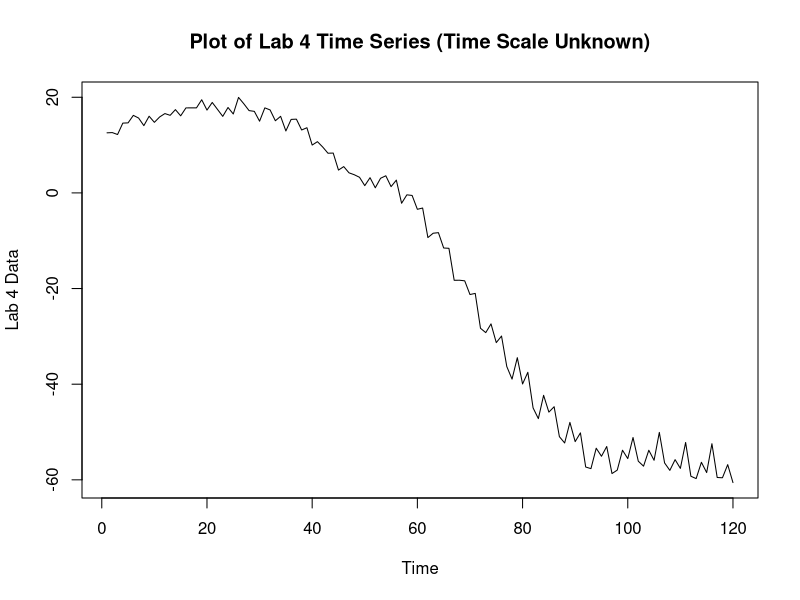
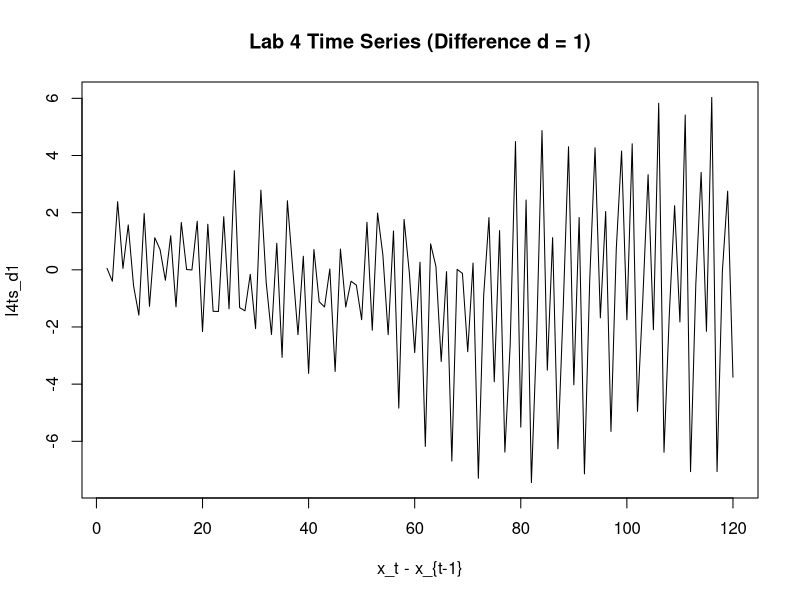
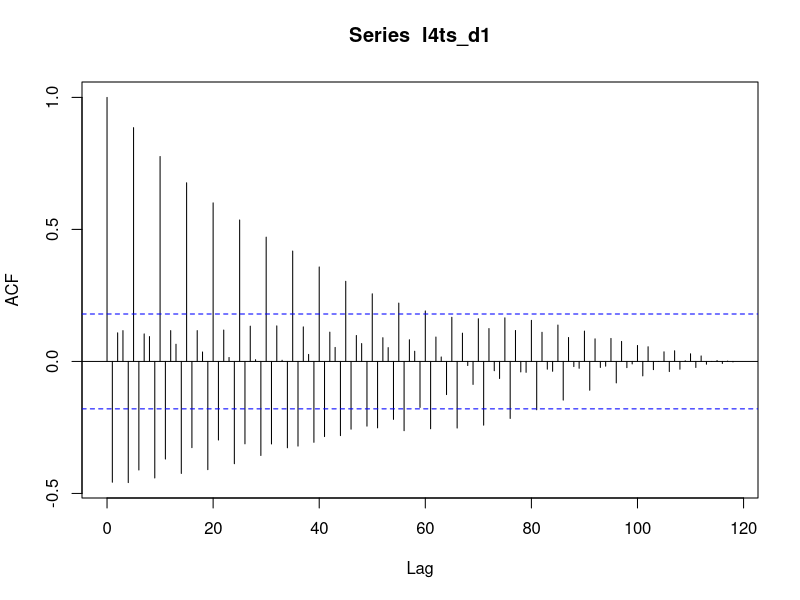
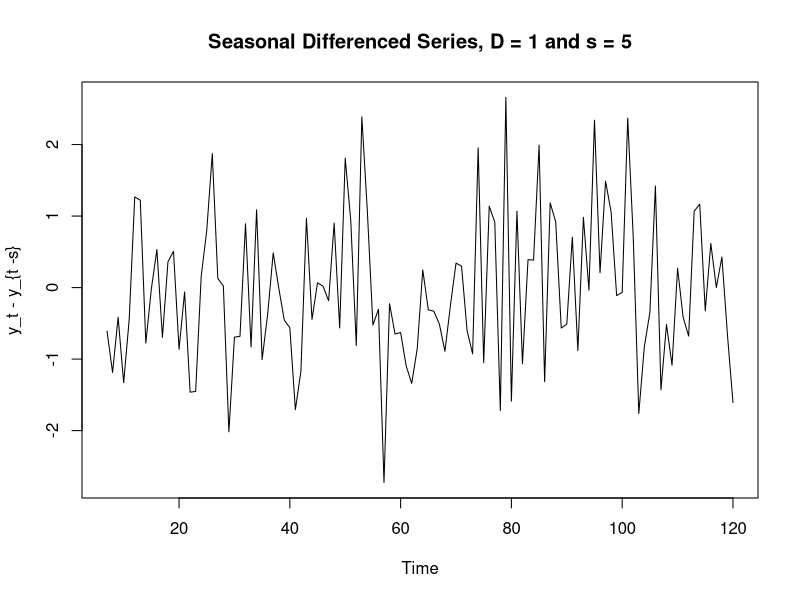
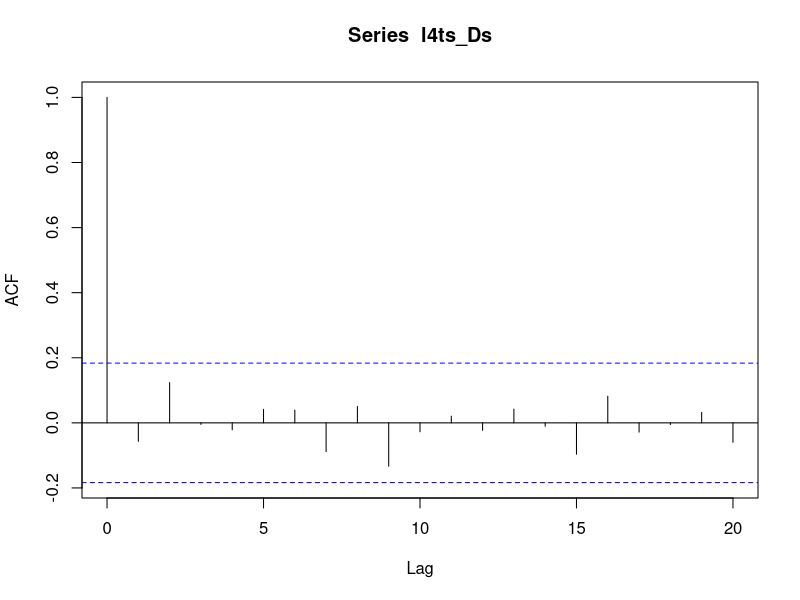

Here is the R script that generated these plots, in order:
## ---- chunk 1
knitr::opts_chunk$set(echo = TRUE)
library(zoo)
library(tseries)
library(ggplot2)
## ---- chunk 2
df = read.csv("lab4data.csv")
lab4ts = ts(df$x)
plot(lab4ts, ylab  = 'Lab 4 Data', main = "Plot of Lab 4 Time Series (Time Scale Unknown)")
## ---- chunk 3
# lag	:an integer indicating which lag to use.
# differences	: an integer indicating the order of the difference.
l4ts_d1 = diff(lab4ts, lag = 1, differences = 1)
plot(l4ts_d1, xlab = "x_t - x_{t-1}", main = "Lab 4 Time Series (Difference d = 1)")
## ---- chunk 4
acf(l4ts_d1, lag.max = length(l4ts_d1))
## ---- chunk 5
s = 5; D = 1
l4ts_Ds = diff(l4ts_d1, lag = s, differences = D)
plot(l4ts_Ds, ylab = "y_t - y_{t -s}",
     main = paste(
       "Seasonal Differenced Series, D =", D, 
       "and s =", s))
## ---- chunk 6
acf(l4ts_Ds)
